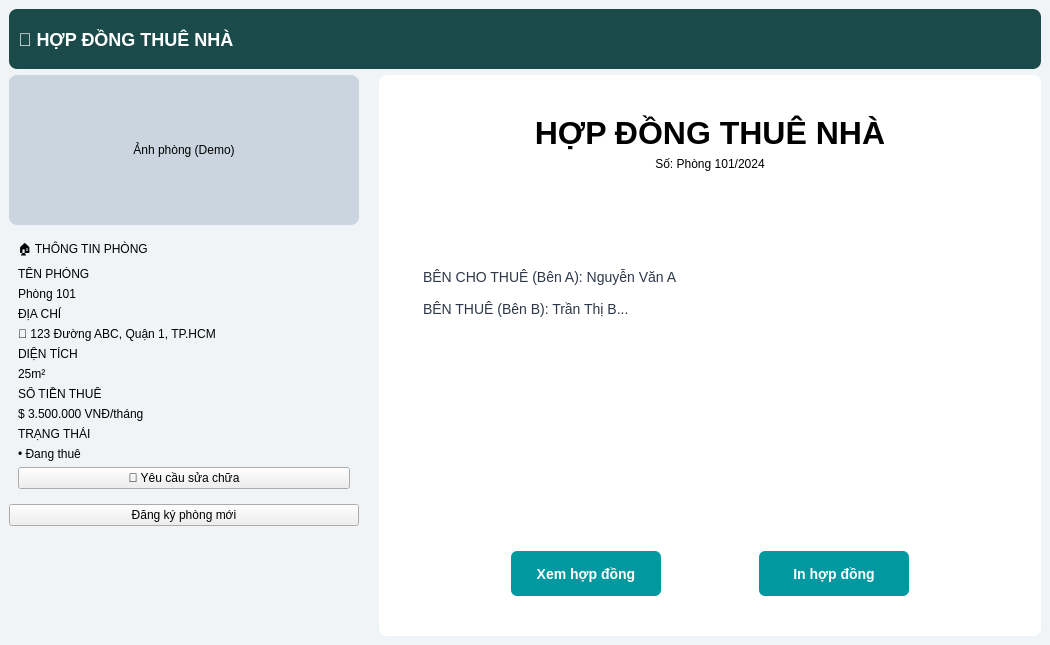
<?xml version='1.0' encoding='utf-8'?>
<ui version="4.0">
  <class>GuestMainWindow</class>
  <widget class="QWidget" name="PagePhongCuaToi">
    <property name="geometry">
      <rect>
        <x>0</x>
        <y>0</y>
        <width>1050</width>
        <height>645</height>
      </rect>
    </property>
    <property name="windowTitle">
      <string>Quản lý phòng trọ</string>
    </property>
    <property name="styleSheet">
      <string>QMainWindow { background-color: #f0f4f7; }
    QFrame#Banner { background-color: #1a4a49; border-radius: 8px; }
    QLabel#BannerText { color: white; font-size: 18px; font-weight: bold; }
    QFrame.Card { background-color: #e6f2f2; border-radius: 12px; }
    QLabel.CardTitle { color: #1a4a49; font-size: 16px; font-weight: bold; }
    QLabel.CardLabel { color: #4a5568; font-size: 12px; }
    QLabel.CardValue { color: #2d3748; font-size: 14px; font-weight: bold; }
    QLabel.StatusActive { color: #38a169; font-size: 14px; font-weight: bold; }
    QPushButton.BtnPrimary { background-color: #0298a0; color: white; font-weight: bold; font-size: 14px; border-radius: 6px; padding: 10px; }
    QPushButton.BtnDanger { background-color: #e53e3e; color: white; font-weight: bold; font-size: 14px; border-radius: 6px; padding: 10px; }
    QFrame.FormCard { background-color: white; border: 1px solid #e2e8f0; border-radius: 12px; }
    QLabel.FormTitle { color: #1a202c; font-size: 18px; font-weight: bold; }
    QLabel.InputLabel { color: #4a5568; font-size: 14px; }
    QLineEdit.FormInput, QTextEdit.FormInput { background-color: white; border: 1px solid #cbd5e0; border-radius: 6px; padding: 10px; font-size: 14px; }
</string>
    </property>
    <layout class="QVBoxLayout" name="contentLayout">
      <property name="leftMargin">
        <number>0</number>
      </property>
      <property name="topMargin">
        <number>0</number>
      </property>
      <property name="rightMargin">
        <number>0</number>
      </property>
      <property name="bottomMargin">
        <number>0</number>
      </property>
      <item>
        <widget class="QStackedWidget" name="stackGuestMain">
          <property name="styleSheet">
            <string>QStackedWidget { background-color: #f0f4f7; }</string>
          </property>
          <widget class="QWidget" name="pageMyRoom">
            <layout class="QVBoxLayout">
              <item>
                <widget class="QFrame" name="Banner">
                  <property name="minimumSize">
                    <size>
                      <width>0</width>
                      <height>60</height>
                    </size>
                  </property>
                  <layout class="QHBoxLayout">
                    <item>
                      <widget class="QLabel" name="BannerText">
                        <property name="text">
                          <string>📄 HỢP ĐỒNG THUÊ NHÀ</string>
                        </property>
                      </widget>
                    </item>
                  </layout>
                </widget>
              </item>
              <item>
                <layout class="QHBoxLayout">
                  <property name="spacing">
                    <number>20</number>
                  </property>
                  <item>
                    <widget class="QFrame">
                      <property name="minimumSize">
                        <size>
                          <width>350</width>
                          <height>0</height>
                        </size>
                      </property>
                      <property name="maximumSize">
                        <size>
                          <width>350</width>
                          <height>16777215</height>
                        </size>
                      </property>
                      <layout class="QVBoxLayout">
                        <property name="margin">
                          <number>0</number>
                        </property>
                        <item>
                          <widget class="QLabel" name="lblRoomImage">
                            <property name="minimumSize">
                              <size>
                                <width>0</width>
                                <height>150</height>
                              </size>
                            </property>
                            <property name="styleSheet">
                              <string>background-color: #cbd5e0; border-radius: 8px;</string>
                            </property>
                            <property name="text">
                              <string>Ảnh phòng (Demo)</string>
                            </property>
                            <property name="alignment">
                              <set>Qt::AlignCenter</set>
                            </property>
                          </widget>
                        </item>
                        <item>
                          <widget class="QFrame">
                            <property name="class">
                              <string>Card</string>
                            </property>
                            <layout class="QVBoxLayout">
                              <item>
                                <widget class="QLabel">
                                  <property name="class">
                                    <string>CardTitle</string>
                                  </property>
                                  <property name="text">
                                    <string>🏠 THÔNG TIN PHÒNG</string>
                                  </property>
                                </widget>
                              </item>
                              <item>
                                <widget class="QLabel">
                                  <property name="class">
                                    <string>CardLabel</string>
                                  </property>
                                  <property name="text">
                                    <string>TÊN PHÒNG</string>
                                  </property>
                                </widget>
                              </item>
                              <item>
                                <widget class="QLabel">
                                  <property name="class">
                                    <string>CardValue</string>
                                  </property>
                                  <property name="text">
                                    <string>Phòng 101</string>
                                  </property>
                                </widget>
                              </item>
                              <item>
                                <widget class="QLabel">
                                  <property name="class">
                                    <string>CardLabel</string>
                                  </property>
                                  <property name="text">
                                    <string>ĐỊA CHỈ</string>
                                  </property>
                                </widget>
                              </item>
                              <item>
                                <widget class="QLabel">
                                  <property name="class">
                                    <string>CardValue</string>
                                  </property>
                                  <property name="text">
                                    <string>📍 123 Đường ABC, Quận 1, TP.HCM</string>
                                  </property>
                                </widget>
                              </item>
                              <item>
                                <widget class="QLabel">
                                  <property name="class">
                                    <string>CardLabel</string>
                                  </property>
                                  <property name="text">
                                    <string>DIỆN TÍCH</string>
                                  </property>
                                </widget>
                              </item>
                              <item>
                                <widget class="QLabel">
                                  <property name="class">
                                    <string>CardValue</string>
                                  </property>
                                  <property name="text">
                                    <string>25m²</string>
                                  </property>
                                </widget>
                              </item>
                              <item>
                                <widget class="QLabel">
                                  <property name="class">
                                    <string>CardLabel</string>
                                  </property>
                                  <property name="text">
                                    <string>SỐ TIỀN THUÊ</string>
                                  </property>
                                </widget>
                              </item>
                              <item>
                                <widget class="QLabel">
                                  <property name="class">
                                    <string>CardValue</string>
                                  </property>
                                  <property name="text">
                                    <string>$ 3.500.000 VNĐ/tháng</string>
                                  </property>
                                </widget>
                              </item>
                              <item>
                                <widget class="QLabel">
                                  <property name="class">
                                    <string>CardLabel</string>
                                  </property>
                                  <property name="text">
                                    <string>TRẠNG THÁI</string>
                                  </property>
                                </widget>
                              </item>
                              <item>
                                <widget class="QLabel">
                                  <property name="class">
                                    <string>StatusActive</string>
                                  </property>
                                  <property name="text">
                                    <string>• Đang thuê</string>
                                  </property>
                                </widget>
                              </item>
                              <item>
                                <widget class="QPushButton" name="btnReqMaintenance">
                                  <property name="class">
                                    <string>BtnPrimary</string>
                                  </property>
                                  <property name="text">
                                    <string>🔧 Yêu cầu sửa chữa</string>
                                  </property>
                                </widget>
                              </item>
                            </layout>
                          </widget>
                        </item>
                        <item>
                          <widget class="QPushButton" name="btnRegNewRoom">
                            <property name="class">
                              <string>BtnPrimary</string>
                            </property>
                            <property name="text">
                              <string>Đăng ký phòng mới</string>
                            </property>
                          </widget>
                        </item>
                        <item>
                          <spacer>
                            <property name="orientation">
                              <enum>Qt::Vertical</enum>
                            </property>
                            <property name="sizeHint">
                              <size>
                                <width>20</width>
                                <height>40</height>
                              </size>
                            </property>
                          </spacer>
                        </item>
                      </layout>
                    </widget>
                  </item>
                  <item>
                    <widget class="QFrame" name="ContractPanel">
                      <property name="styleSheet">
                        <string>background-color: white; border-radius: 8px;</string>
                      </property>
                      <layout class="QVBoxLayout">
                        <property name="margin">
                          <number>40</number>
                        </property>
                        <item>
                          <widget class="QLabel">
                            <property name="text">
                              <string>HỢP ĐỒNG THUÊ NHÀ</string>
                            </property>
                            <property name="font">
                              <font>
                                <pointsize>24</pointsize>
                                <bold>true</bold>
                              </font>
                            </property>
                            <property name="alignment">
                              <set>Qt::AlignCenter</set>
                            </property>
                          </widget>
                        </item>
                        <item>
                          <widget class="QLabel">
                            <property name="text">
                              <string>Số: Phòng 101/2024</string>
                            </property>
                            <property name="alignment">
                              <set>Qt::AlignCenter</set>
                            </property>
                          </widget>
                        </item>
                        <item>
                          <spacer>
                            <property name="orientation">
                              <enum>Qt::Vertical</enum>
                            </property>
                            <property name="sizeHint">
                              <size>
                                <width>0</width>
                                <height>20</height>
                              </size>
                            </property>
                          </spacer>
                        </item>
                        <item>
                          <widget class="QTextBrowser" name="txtContractContent">
                            <property name="plainText">
                              <string>BÊN CHO THUÊ (Bên A): Nguyễn Văn A

BÊN THUÊ (Bên B): Trần Thị B...</string>
                            </property>
                            <property name="frameShape">
                              <enum>QFrame::NoFrame</enum>
                            </property>
                            <property name="styleSheet">
                              <string>background: transparent; color: #2d3748; font-size: 14px; line-height: 1.5;</string>
                            </property>
                          </widget>
                        </item>
                        <item>
                          <spacer>
                            <property name="orientation">
                              <enum>Qt::Vertical</enum>
                            </property>
                            <property name="sizeHint">
                              <size>
                                <width>20</width>
                                <height>40</height>
                              </size>
                            </property>
                          </spacer>
                        </item>
                        <item>
                          <layout class="QHBoxLayout" name="hLayoutContractBtns">
                            <item>
                              <spacer name="horizontalSpacer">
                                <property name="orientation">
                                  <enum>Qt::Horizontal</enum>
                                </property>
                                <property name="sizeHint" stdset="0">
                                  <size>
                                    <width>40</width>
                                    <height>20</height>
                                  </size>
                                </property>
                              </spacer>
                            </item>
                            <item>
                              <widget class="QPushButton" name="btnViewContract">
                                <property name="class">
                                  <string>BtnPrimary</string>
                                </property>
                                <property name="styleSheet">
                                  <string>background-color: #0298a0; color: white; font-weight: bold; font-size: 14px; border-radius: 6px; padding: 10px;</string>
                                </property>
                                <property name="text">
                                  <string>Xem hợp đồng</string>
                                </property>
                                <property name="minimumSize">
                                  <size>
                                    <width>150</width>
                                    <height>45</height>
                                  </size>
                                </property>
                              </widget>
                            </item>
                            <item>
                              <spacer name="horizontalSpacer">
                                <property name="orientation">
                                  <enum>Qt::Horizontal</enum>
                                </property>
                                <property name="sizeHint" stdset="0">
                                  <size>
                                    <width>40</width>
                                    <height>20</height>
                                  </size>
                                </property>
                              </spacer>
                            </item>
                            <item>
                              <widget class="QPushButton" name="btnPrintContract">
                                <property name="class">
                                  <string>BtnPrimary</string>
                                </property>
                                <property name="styleSheet">
                                  <string>background-color: #0298a0; color: white; font-weight: bold; font-size: 14px; border-radius: 6px; padding: 10px;</string>
                                </property>
                                <property name="text">
                                  <string>In hợp đồng</string>
                                </property>
                                <property name="minimumSize">
                                  <size>
                                    <width>150</width>
                                    <height>45</height>
                                  </size>
                                </property>
                              </widget>
                            </item>
                            <item>
                              <spacer name="horizontalSpacer">
                                <property name="orientation">
                                  <enum>Qt::Horizontal</enum>
                                </property>
                                <property name="sizeHint" stdset="0">
                                  <size>
                                    <width>40</width>
                                    <height>20</height>
                                  </size>
                                </property>
                              </spacer>
                            </item>
                          </layout>
                        </item>
                      </layout>
                    </widget>
                  </item>
                </layout>
              </item>
            </layout>
          </widget>
          <widget class="QWidget" name="pageMaintenanceReq">
            <layout class="QVBoxLayout">
              <item>
                <layout class="QHBoxLayout">
                  <item>
                    <widget class="QPushButton" name="btnBackToRoom">
                      <property name="styleSheet">
                        <string>background: transparent; color: #4a5568; font-weight: bold; font-size: 16px; border: none;</string>
                      </property>
                      <property name="text">
                        <string>&lt;- Quay lại</string>
                      </property>
                      <property name="cursor">
                        <cursorShape>PointingHandCursor</cursorShape>
                      </property>
                    </widget>
                  </item>
                  <item>
                    <spacer>
                      <property name="orientation">
                        <enum>Qt::Horizontal</enum>
                      </property>
                      <property name="sizeHint">
                        <size>
                          <width>40</width>
                          <height>20</height>
                        </size>
                      </property>
                    </spacer>
                  </item>
                </layout>
              </item>
              <item>
                <widget class="QFrame">
                  <property name="class">
                    <string>FormCard</string>
                  </property>
                  <layout class="QVBoxLayout">
                    <property name="margin">
                      <number>40</number>
                    </property>
                    <property name="spacing">
                      <number>20</number>
                    </property>
                    <item>
                      <widget class="QLabel">
                        <property name="class">
                          <string>FormTitle</string>
                        </property>
                        <property name="text">
                          <string>🔧 Gửi yêu cầu sửa chữa</string>
                        </property>
                      </widget>
                    </item>
                    <item>
                      <widget class="QLabel">
                        <property name="class">
                          <string>InputLabel</string>
                        </property>
                        <property name="text">
                          <string>Mục cần sửa chữa *</string>
                        </property>
                      </widget>
                    </item>
                    <item>
                      <widget class="QLineEdit" name="inpMntTitle">
                        <property name="class">
                          <string>FormInput</string>
                        </property>
                      </widget>
                    </item>
                    <item>
                      <widget class="QLabel">
                        <property name="class">
                          <string>InputLabel</string>
                        </property>
                        <property name="text">
                          <string>Mức độ ưu tiên *</string>
                        </property>
                      </widget>
                    </item>
                    <item>
                      <widget class="QLineEdit" name="inpMntPriority">
                        <property name="class">
                          <string>FormInput</string>
                        </property>
                      </widget>
                    </item>
                    <item>
                      <widget class="QLabel">
                        <property name="class">
                          <string>InputLabel</string>
                        </property>
                        <property name="text">
                          <string>Mô tả chi tiết *</string>
                        </property>
                      </widget>
                    </item>
                    <item>
                      <widget class="QTextEdit" name="inpMntDesc">
                        <property name="class">
                          <string>FormInput</string>
                        </property>
                        <property name="placeholderText">
                          <string>Hãy mô tả chi tiết vấn đề...</string>
                        </property>
                      </widget>
                    </item>
                    <item>
                      <widget class="QPushButton" name="btnSubmitMnt">
                        <property name="class">
                          <string>BtnPrimary</string>
                        </property>
                        <property name="text">
                          <string>📤 Gửi yêu cầu</string>
                        </property>
                        <property name="minimumSize">
                          <size>
                            <width>0</width>
                            <height>50</height>
                          </size>
                        </property>
                      </widget>
                    </item>
                  </layout>
                </widget>
              </item>
              <item>
                <spacer>
                  <property name="orientation">
                    <enum>Qt::Vertical</enum>
                  </property>
                  <property name="sizeHint">
                    <size>
                      <width>20</width>
                      <height>40</height>
                    </size>
                  </property>
                </spacer>
              </item>
            </layout>
          </widget>
        </widget>
      </item>
    </layout>
  </widget>
  <resources />
  <connections />
</ui>
